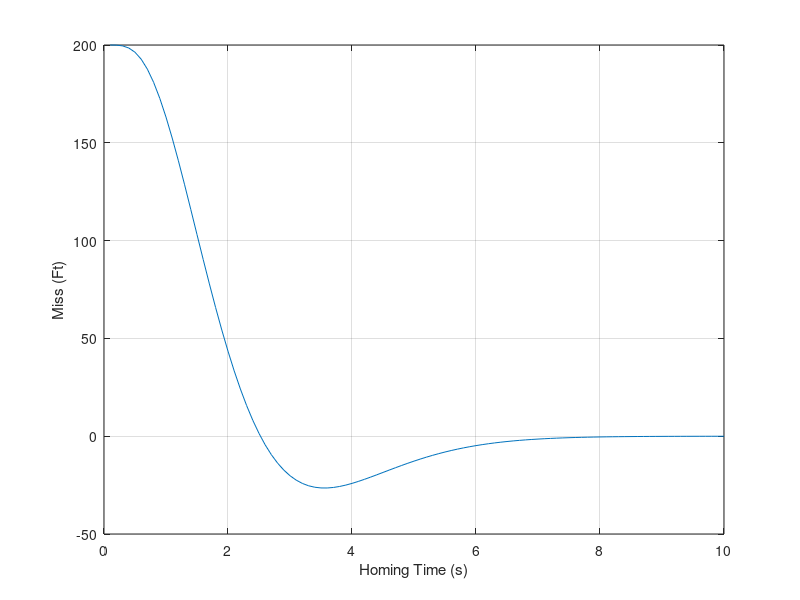

MATLAB code to generate this figure:
clear
n=0;
VC=4000.;
XNT=0.;
DISPLACE=200.;
VM=3000.;
TAU=1.;
XNP=3.;
XNCLIM=99999999.;
TF=10.;
for THOM = 0.1:0.1:10
	QSWITCH=0;
	Y=0.;
	YD=0.;
	XNL=0.;
	D=0.;
	ELAMDH=0.;
	X4=0.;
	X5=0.;
	T=0.;
	H=.01;
	S=0.;
	while ~(T>(TF-.0001))
		TGO=TF-T+.00001;
		if TGO<=THOM & QSWITCH==0
			QSWITCH=1;
			Y=Y+DISPLACE;
			XLAM=Y/(VC*TGO);
			D=XLAM;
		end
		YOLD=Y;
		YDOLD=YD;
		XNLOLD=XNL;
		DOLD=D;
		ELAMDHOLD=ELAMDH;
		X4OLD=X4;
		X5OLD=X5;
		STEP=1;
		FLAG=0;
		while STEP<=1
			if FLAG==1
				STEP=2;
				Y=Y+H*YD;
				YD=YD+H*YDD;
				XNL=XNL+H*XNLD;
				ELAMDH=ELAMDH+H*ELAMDHD;
				D=D+H*DD;
				X4=X4+H*X4D;
				X5=X5+H*X5D;
				T=T+H;
			end
			TGO=TF-T+.00001;
			XLAM=Y/(VC*TGO);
			DD=5.*(XLAM-D)/TAU;
			ELAMDHD=5.*(DD-ELAMDH)/TAU;
			XNC=XNP*VC*ELAMDH;
			if XNC>XNCLIM
				XNC=XNCLIM;
			end
			if XNC<-XNCLIM
				XNC=-XNCLIM;
			end
			X4D=5.*(XNC-X4)/TAU;
			X5D=5.*(X4-X5)/TAU;
			XNLD=5.*(X5-XNL)/TAU;
			YDD=XNT-XNL;
			FLAG=1;
		end
		FLAG=0;
		Y=.5*(YOLD+Y+H*YD);
		YD=.5*(YDOLD+YD+H*YDD);
		XNL=.5*(XNLOLD+XNL+H*XNLD);
		D=.5*(DOLD+D+H*DD);
		ELAMDH=.5*(ELAMDHOLD+ELAMDH+H*ELAMDHD);
		X4=.5*(X4OLD+X4+H*X4D);
		X5=.5*(X5OLD+X5+H*X5D);
	end
	n=n+1;
	ArrayTHOM(n)=THOM;
	ArrayY(n)=Y;
end
figure
plot(ArrayTHOM,ArrayY),grid
xlabel('Homing Time (s)')
ylabel('Miss (Ft)')
clc
output=[ArrayTHOM',ArrayY'];
save datfil.txt output  -ascii
disp 'simulation finished'
